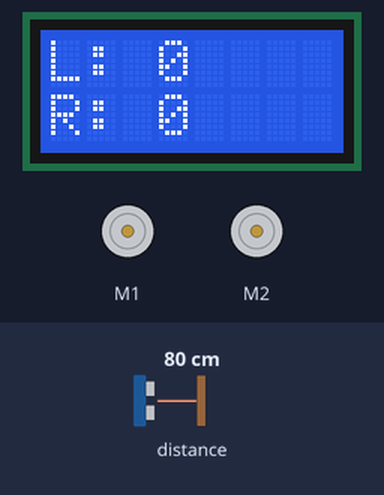
Simulated run of this sketch. Board: Arduino Leonardo, built with avr-gcc and run on an emulated ATmega32U4. Parts: 8×2 character LCD, 2 × DC motor (green arrow = forward, orange = backward, longer = faster). The test bench sets the inputs (shaded band); at power-on: distance to the obstacle 80 cm.

Above: at 1.7 s.
1.8 s: distance to the obstacle set to 22 cm
At 2.1 s:
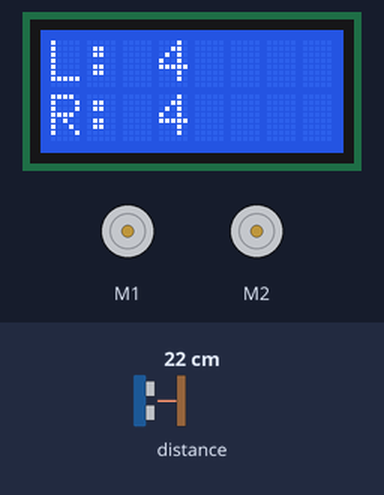
3.3 s: distance to the obstacle set to 17 cm
At 5.0 s:
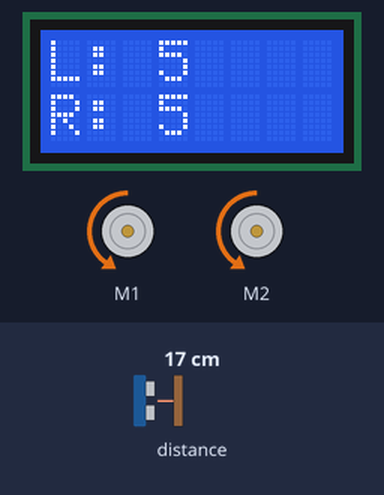
6.3 s: distance to the obstacle set to 2 cm
At 7.8 s:
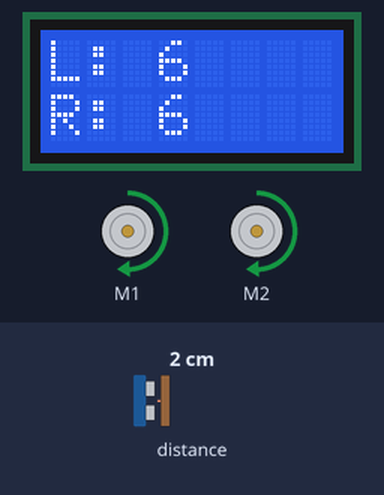
Timing chart, 0 to 15.3 s (numbered marks = the images above; inputs shaded):
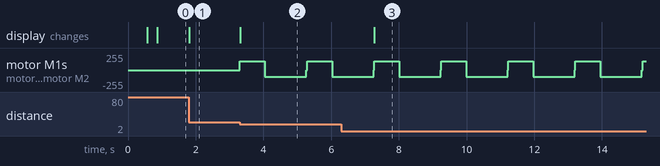

The sketch:

main.ino
```cpp
#include <Wire.h>
#include <Zumo32U4.h>

#include "turnsensor.h"

/* Global variables that magically map themselves with the robot's
true hardware stuff (think of them as singleton objects). */

Zumo32U4LCD lcd;
Zumo32U4Motors motors;
Zumo32U4ButtonA buttonA;
Zumo32U4ButtonB buttonB;
Zumo32U4ButtonC buttonC;
Zumo32U4Encoders encoders;
Zumo32U4ProximitySensors proxSensors;
L3G gyro;


/* --------------------------------------------------------------------
Experimentally measured constants. May wanna touch them if you
don't feel comfortable with your robot performance.
----------------------------------------------------------------------*/

/* Constants for the moveDistanceInTime function. Basically they convert
motor speed and encoders counting into time and distance.*/
#define TIME_SEC_TO_SPEED(timeSec) (638 / timeSec)
#define DIST_CM_TO_COUNT(distCm) (78 * distCm)
#define MIN_SPEED 64

// Motor speed for rotating
#define TURN_SPEED 85

/* This two constants are used in the objectIsInFront function for
detecting a near object. Depending on their value, the distance used
for considering an object as "near" will vary. Some values measured:
SENSOR_THRESHOLD: 4, SENSOR_PERIOD: 480, "near distance" is: 24 cm;
SENSOR_THRESHOLD: 5, SENSOR_PERIOD: 470, "near distance" is: 20 cm;
SENSOR_THRESHOLD: 5, SENSOR_PERIOD: 480, "near distance" is: 15 cm */
#define SENSOR_THRESHOLD 5
#define SENSOR_PERIOD 480

/* Constants for the bodySlam function. They define the distance the
robot move forward (pushing the target) and the time spent for that
(i.e. the speed used for pushing the target away). Note they should
be correlated with the "near distance" defined above.*/
#define BODY_SLAM_DIST 20
#define BODY_SLAM_TIME 3 // Change to 1 for high speed hit


// -------------------------- AUXILIAR FUNCTIONS --------------------------

/* Moves the robot forward a distance of distCm centimeters, in (around)
timeSec seconds. If reverseDir is true, then the robot moves backwards.
This function uses three constants, all experimentally measured. Distance
measures seem pretty well, although time measures seem to be really tricky
(floor conditions affect motors' speed, and there's also a MIN_SPEED
constraint since the robot doesn't move at all with little speeds). Feel
free to modify TIME_SEC_TO_SPEED if you don't like it that much.

If you wanna have an idea of how fast the robot will move, here you have:
< 10 cm/s : TURTLE MODE; 20 cm/s : SLOW; 30 cm/s : NORMAL; 50 cm/s : FAST;
> 80 cm/s : ROBOT USED QUICK ATTACK. */
void moveDistanceInTime(int distCm, int timeSec, bool reverseDir){
  encoders.getCountsAndResetLeft();
  encoders.getCountsAndResetRight();

  // motorSpeed must never be less than MIN_SPEED
  uint16_t motorSpeed = max(MIN_SPEED, TIME_SEC_TO_SPEED(timeSec));
  long count = DIST_CM_TO_COUNT(distCm);
  if(reverseDir)
      motorSpeed = -motorSpeed;

  long countsLeft = 0;
  long countsRight = 0;

  motors.setSpeeds(motorSpeed, motorSpeed);
  while(min(countsLeft, countsRight) < count) {
    if(reverseDir) {
      countsLeft -= encoders.getCountsAndResetLeft();
      countsRight -= encoders.getCountsAndResetRight();
    }
    else {
      countsLeft += encoders.getCountsAndResetLeft();
      countsRight += encoders.getCountsAndResetRight();
    }

    delay(2);
  };

  motors.setSpeeds(0, 0);
}

/* Rotates the robot angleDeg degrees. If rotClockwise is true, then the
rotation is done in that direction, else the opposite (i.e. to the left).
The rotation is made with a constant speed TURN_SPEED.
IMPORTANT: angleDeg must be at most 90. */
void rotate(unsigned int angleDeg, bool rotClockwise) {
  turnSensorReset();
  if(rotClockwise)
    motors.setSpeeds(TURN_SPEED, -TURN_SPEED);
  else
    motors.setSpeeds(-TURN_SPEED, TURN_SPEED);

  int angle = 0;
  do {
    delay(1);
    turnSensorUpdate();
    angle = (((int32_t)turnAngle >> 16) * 360) >> 16;
    if(rotClockwise)
      angle = -angle;
  } while(angle < ((int)angleDeg));

  motors.setSpeeds(0, 0);
}

/* Returns true if an object is found in front of the robot. The value of
SENSOR_THRESHOLD is used to decide whether an object is near enough.*/
bool objectIsInFront() {
  proxSensors.read();
  uint8_t leftValue = proxSensors.countsFrontWithLeftLeds();
  uint8_t rightValue = proxSensors.countsFrontWithRightLeds();

  // TODO: Remove this printing stuff
  lcd.clear();
  lcd.print("L: ");
  lcd.print(leftValue);
  lcd.gotoXY(0, 1);
  lcd.print("R: ");
  lcd.print(rightValue);

  return ((leftValue >= SENSOR_THRESHOLD) || (rightValue >= SENSOR_THRESHOLD));
}

/* Makes the robot push the target in front away. Basically it moves the
robot forward BODY_SLAM_DIST cm in BODY_SLAM_TIME seconds, and then
backwards. Note the backwards speed is a little slower because yes.*/
void bodySlam(){
  moveDistanceInTime(BODY_SLAM_DIST, BODY_SLAM_TIME, false);
  moveDistanceInTime(BODY_SLAM_DIST, BODY_SLAM_TIME + 1, true);
}


// ---------------------------- MAIN PROGRAM ----------------------------

// Called only once when robot starts
void setup() {
  turnSensorSetup();
  delay(500);
  turnSensorReset();
  ledGreen(0);
  proxSensors.initFrontSensor();
  proxSensors.setPeriod(SENSOR_PERIOD);
  lcd.clear();
}

// Main loop
void loop() {
  delay(10);
  if(objectIsInFront()){
    ledGreen(1);
    bodySlam();
  }
  else {
    ledGreen(0);
  }

}
```

turnsensor.h
```cpp
/* Turnsensor.h and TurnSensor.cpp provide functions for
configuring the L3GD20H gyro, calibrating it, and using it to
measure how much the robot has turned about its Z axis. */

#pragma once

#include <Zumo32U4.h>

// This constant represents a turn of 45 degrees.
const int32_t turnAngle45 = 0x20000000;

// This constant represents a turn of 90 degrees.
const int32_t turnAngle90 = turnAngle45 * 2;

// This constant represents a turn of approximately 1 degree.
const int32_t turnAngle1 = (turnAngle45 + 22) / 45;

// These are defined in TurnSensor.cpp:
void turnSensorSetup();
void turnSensorReset();
void turnSensorUpdate();
extern uint32_t turnAngle;
extern int16_t turnRate;

// These objects must be defined in your sketch.
extern Zumo32U4ButtonA buttonA;
extern Zumo32U4LCD lcd;
extern L3G gyro;
```

Measured:
- the behaviour switches between 20 and 19 cm on distance to the obstacle (found by bisection; images 1 and 2)
- after the input at 1.8 s, the display: changes at once (image 1)
- after the input at 3.3 s, motor M1, motor M2: alternates forward 135/255 for 0.75 s and backward 101/255 for 1.2 s, starting at once; the display: changes at once (image 2)
- after the input at 6.3 s, the display: changes after 0.97 s (image 3)
